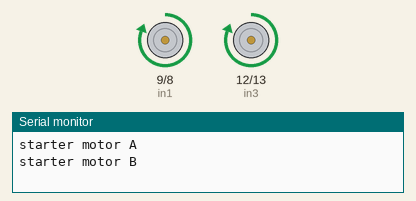
Recording of a sketch running on a simulated Arduino Uno, built with avr-gcc and run on an emulated ATmega328P. On the bench: motor-driver pin pairs drawn as motors (green arrow = first pin HIGH = forward, orange = second pin HIGH = backward, longer = more drive, scaled by the enable pin), the last lines printed to the serial monitor.

Above: at 1.0 s.
At 3.0 s:
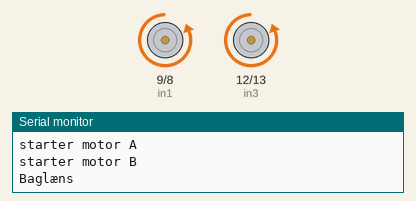
At 9.7 s:
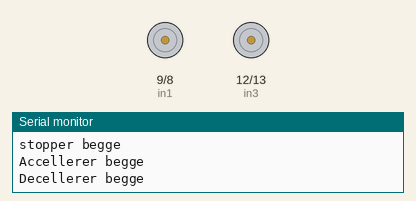
Timing chart, 0 to 13.3 s (numbered marks = the images above):
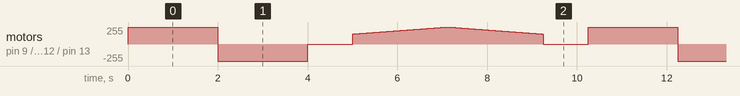

Measured:
- by itself, motor on pin 9 (in1) / pin 8 (in2), motor on pin 12 (in3) / pin 13 (in4): moves between backward 255/255 and forward 255/255, repeating every 10.2 s

The sketch:

test_motor_controller.ino
```cpp
// connect motor controller pins to Arduino digital pins
// motor one
int enA = 10;
int in1 = 9;
int in2 = 8;
// motor two
int enB = 11;
int in3 = 12;
int in4 = 13;
void setup()
{
  // set all the motor control pins to outputs
  pinMode(enA, OUTPUT);
  pinMode(enB, OUTPUT);
  pinMode(in1, OUTPUT);
  pinMode(in2, OUTPUT);
  pinMode(in3, OUTPUT);
  pinMode(in4, OUTPUT);

  Serial.begin(9600);
}
void demoOne()
{
  // this function will run the motors in both directions at a fixed speed
  // turn on motor A
    Serial.println("starter motor A");
  digitalWrite(in1, HIGH);
  digitalWrite(in2, LOW);
  // set speed to 200 out of possible range 0~255
  analogWrite(enA, 255);
  // turn on motor B
    Serial.println("starter motor B");
  digitalWrite(in3, HIGH);
  digitalWrite(in4, LOW);
  // set speed to 200 out of possible range 0~255
  analogWrite(enB, 255);
  delay(2000);
  // now change motor directions
    Serial.println("Baglæns");
  digitalWrite(in1, LOW);
  digitalWrite(in2, HIGH);
  digitalWrite(in3, LOW);
  digitalWrite(in4, HIGH);
  delay(2000);
  // now turn off motors
    Serial.println("stopper begge");
  digitalWrite(in1, LOW);
  digitalWrite(in2, LOW);
  digitalWrite(in3, LOW);
  digitalWrite(in4, LOW);
}
void demoTwo()
{
  // this function will run the motors across the range of possible speeds
  // note that maximum speed is determined by the motor itself and the operating voltage
  // the PWM values sent by analogWrite() are fractions of the maximum speed possible
  // by your hardware
  // turn on motors
  digitalWrite(in1, HIGH);
  digitalWrite(in2, LOW);
  digitalWrite(in3, HIGH);
  digitalWrite(in4, LOW);
  // accelerate from zero to maximum speed
    Serial.println("Accellerer begge");
  for (int i = 150; i < 256; i++)
  {
    analogWrite(enA, i);
    analogWrite(enB, i);
    delay(20);
  }
  // decelerate from maximum speed to zero
    Serial.println("Decellerer begge");
  for (int i = 255; i >= 150; --i)
  {
    analogWrite(enA, i);
    analogWrite(enB, i);
    delay(20);
  }
  // now turn off motors
  digitalWrite(in1, LOW);
  digitalWrite(in2, LOW);
  digitalWrite(in3, LOW);
  digitalWrite(in4, LOW);
}
void loop()
{
  demoOne();
  delay(1000);
  demoTwo();
  delay(1000);
}
```
